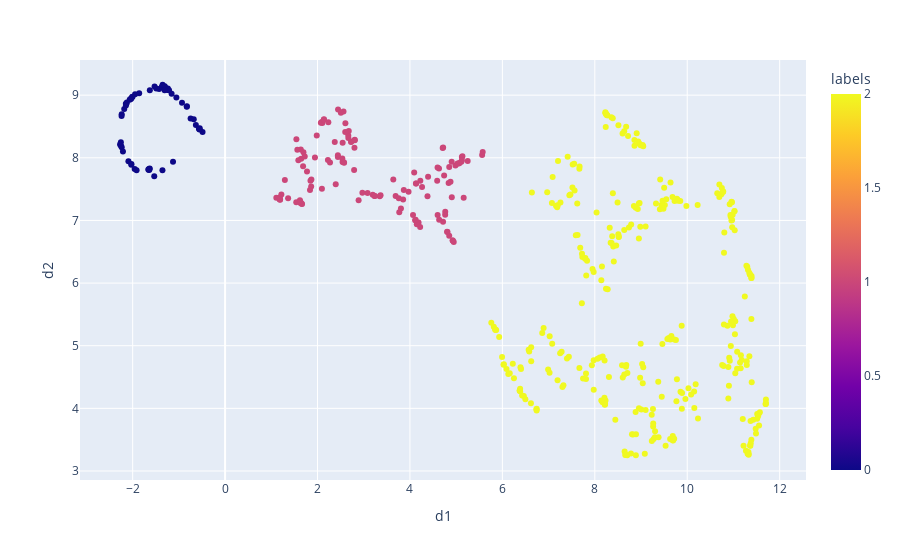

Source (notebook cell):
### Code cell
from hdbscan import HDBSCAN

clusterer = HDBSCAN(min_samples=7, cluster_selection_epsilon=1) 
clusterer.fit(mod.embedding_)

out["labels"] = clusterer.labels_
px.scatter(out, x="d1", y="d2", color="labels")

### Figure 1 — Plotly figure (JSON) as saved in the notebook; plotly's stock layout.template omitted (floating-point values rounded to 4 significant figures; data arrays with more than 128 entries replaced by an {"elided": "..."} marker saying what was removed)
{"data": [{"hovertemplate": "d1=%{x}<br>d2=%{y}<br>labels=%{marker.color}<extra></extra>", "legendgroup": "", "marker": {"color": {"elided": "494 int values"}, "coloraxis": "coloraxis", "symbol": "circle"}, "mode": "markers", "name": "", "orientation": "v", "showlegend": false, "type": "scatter", "x": {"elided": "494 float values"}, "xaxis": "x", "y": {"elided": "494 float values"}, "yaxis": "y"}], "layout": {"coloraxis": {"colorbar": {"title": {"text": "labels"}}, "colorscale": [[0, "#0d0887"], [0.1111, "#46039f"], [0.2222, "#7201a8"], [0.3333, "#9c179e"], [0.4444, "#bd3786"], [0.5556, "#d8576b"], [0.6667, "#ed7953"], [0.7778, "#fb9f3a"], [0.8889, "#fdca26"], [1, "#f0f921"]]}, "legend": {"tracegroupgap": 0}, "margin": {"t": 60}, "xaxis": {"anchor": "y", "domain": [0, 1], "title": {"text": "d1"}}, "yaxis": {"anchor": "x", "domain": [0, 1], "title": {"text": "d2"}}}}
